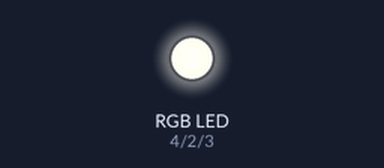
Bench run of a sketch on a simulated Arduino Uno, built with avr-gcc and run on an emulated ATmega328P. On the bench: an RGB LED mixed from three pins (HIGH = lit). Dim RGB values are drawn brighter than linear; random numbers use the default seed unless the sketch sets one.

Above: at 0.1 s.
At 2.1 s:
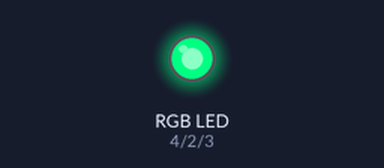
At 4.1 s:
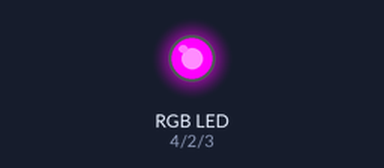
At 10.1 s:
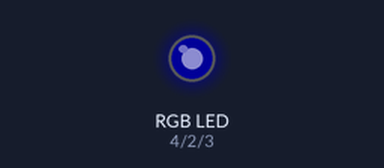
At 20.1 s:
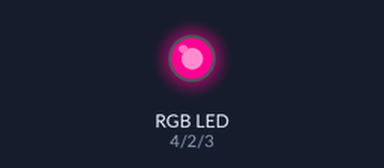
At 38.1 s:
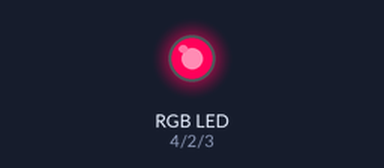
Timing chart, 0 to 39.6 s (numbered marks = the images above):
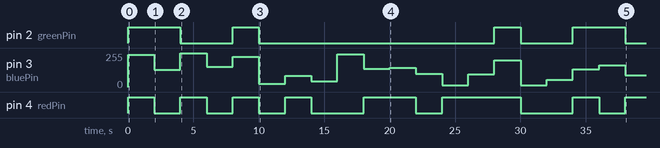

The sketch:

Laboratorio2_00018523.ino
```cpp
/*
int pinLDR = A0;
int Voltaje;
int LDRead;
*/
int redPin = 4;
int bluePin = 3;
int greenPin = 2;

void setup() {
  /*
  pinMode(pinLDR, INPUT);
  Serial.begin(9600);
  */
  pinMode(redPin, OUTPUT);
  pinMode(bluePin, OUTPUT);
  pinMode(greenPin, OUTPUT);
}

void loop() {
  /*
  LDRead = analogRead(pinLDR);
  Voltaje = (LDRead / 1023)  * 5;
  Serial.print("Lectura RAW: ");
  Serial.println(LDRead);
  delay(1000);
  */
  int red = random(0, 256);
  int blue = random(0, 256);
  int green = random(0, 256);
  analogWrite(redPin, red);
  analogWrite(bluePin, blue);
  analogWrite(greenPin, green);
  Serial.print("Red: ");
  Serial.println(red);
  Serial.print("Blue: ");
  Serial.println(blue);
  Serial.print("Green: ");
  Serial.println(green);
  delay(2000);
}
```

Measured:
- by itself, pin 2 (greenPin): LOW → HIGH at 0.00 s, → LOW 4.0 s later, → HIGH 4.0 s later, → LOW 2.0 s later, … (8 changes in this stretch)
- by itself, pin 4 (redPin): LOW → HIGH at 0.00 s, → LOW 2.0 s later, → HIGH 2.0 s later, → LOW 2.0 s later, … (15 changes in this stretch)
